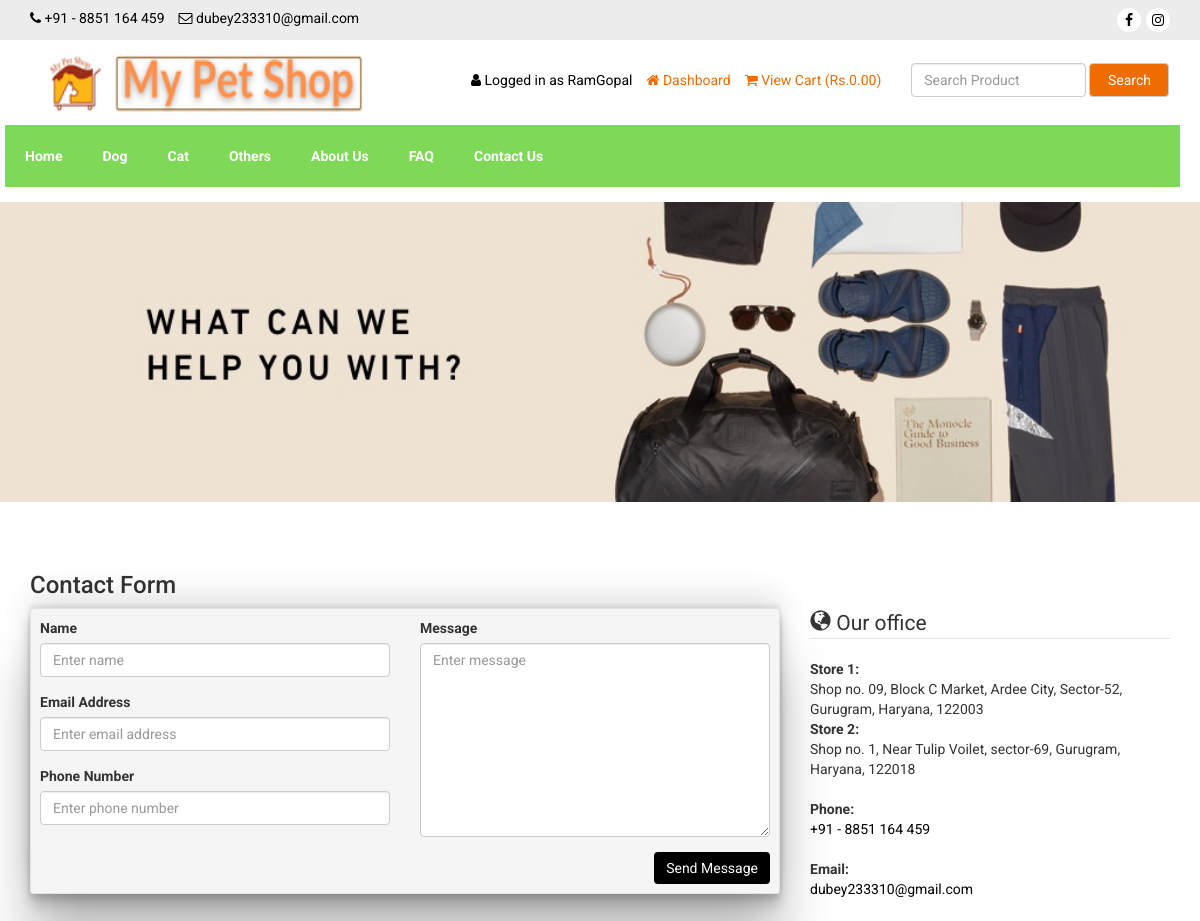
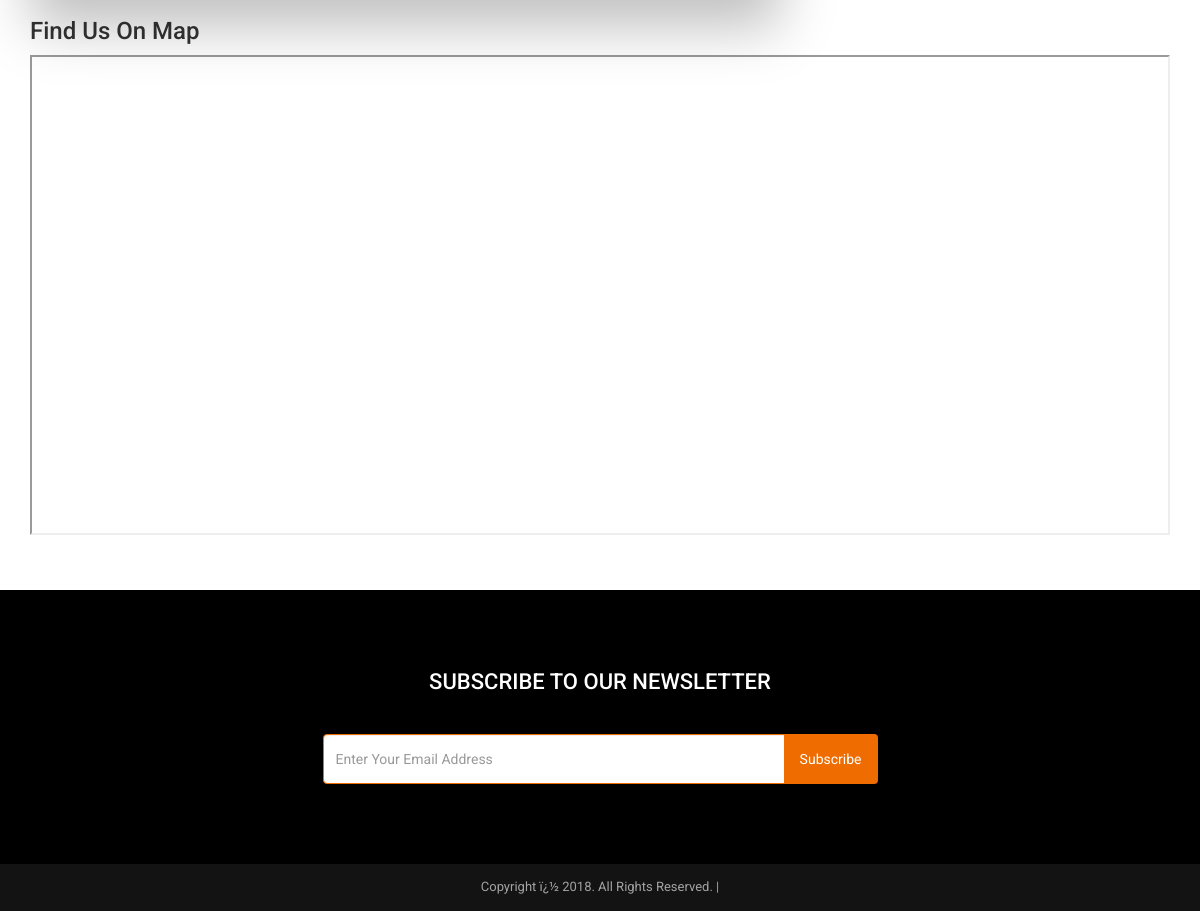
Page /contact.php (signed in) on the committed database (2 pictures, top to bottom).
### tables this page shows
CREATE TABLE `tbl_settings` (
  `id` int(11) NOT NULL,
  `logo` varchar(255) NOT NULL,
  `favicon` varchar(255) NOT NULL,
  `footer_about` text NOT NULL,
  `footer_copyright` text NOT NULL,
  `contact_address` text NOT NULL,
  `contact_email` varchar(255) NOT NULL,
  `contact_phone` varchar(255) NOT NULL,
  `contact_fax` varchar(255) NOT NULL,
  `contact_map_iframe` text NOT NULL,
  `receive_email` varchar(255) NOT NULL,
  `receive_email_subject` varchar(255) NOT NULL,
  `receive_email_thank_you_message` text NOT NULL,
  `forget_password_message` text NOT NULL,
  `total_recent_post_footer` int(10) NOT NULL,
  `total_popular_post_footer` int(10) NOT NULL,
  `total_recent_post_sidebar` int(11) NOT NULL,
  `total_popular_post_sidebar` int(11) NOT NULL,
  `total_featured_product_home` int(11) NOT NULL,
  `total_latest_product_home` int(11) NOT NULL,
  `total_popular_product_home` int(11) NOT NULL,
  `meta_title_home` text NOT NULL,
  `meta_keyword_home` text NOT NULL,
  `meta_description_home` text NOT NULL,
  `banner_login` varchar(255) NOT NULL,
  `banner_registration` varchar(255) NOT NULL,
  `banner_forget_password` varchar(255) NOT NULL,
  `banner_reset_password` varchar(255) NOT NULL,
  `banner_search` varchar(255) NOT NULL,
  `banner_cart` varchar(255) NOT NULL,
  `banner_checkout` varchar(255) NOT NULL,
  `banner_product_category` varchar(255) NOT NULL,
  `banner_blog` varchar(255) NOT NULL,
  `cta_title` varchar(255) NOT NULL,
  `cta_content` text NOT NULL,
  `cta_read_more_text` varchar(255) NOT NULL,
  `cta_read_more_url` varchar(255) NOT NULL,
  `cta_photo` varchar(255) NOT NULL,
  `featured_product_title` varchar(255) NOT NULL,
  `featured_product_subtitle` varchar(255) NOT NULL,
  `latest_product_title` varchar(255) NOT NULL,
  `latest_product_subtitle` varchar(255) NOT NULL,
  `popular_product_title` varchar(255) NOT NULL,
  `popular_product_subtitle` varchar(255) NOT NULL,
  `testimonial_title` varchar(255) NOT NULL,
  `testimonial_subtitle` varchar(255) NOT NULL,
  `testimonial_photo` varchar(255) NOT NULL,
  `blog_title` varchar(255) NOT NULL,
  `blog_subtitle` varchar(255) NOT NULL,
  `newsletter_text` text NOT NULL,
  `paypal_email` varchar(255) NOT NULL,
  `stripe_public_key` varchar(255) NOT NULL,
  `stripe_secret_key` varchar(255) NOT NULL,
  `bank_detail` text NOT NULL,
  `before_head` text NOT NULL,
  `after_body` text NOT NULL,
  `before_body` text NOT NULL,
  `home_service_on_off` int(11) NOT NULL,
  `home_welcome_on_off` int(11) NOT NULL,
  `home_featured_product_on_off` int(11) NOT NULL,
  `home_latest_product_on_off` int(11) NOT NULL,
  `home_popular_product_on_off` int(11) NOT NULL,
  `home_testimonial_on_off` int(11) NOT NULL,
  `home_blog_on_off` int(11) NOT NULL,
  `newsletter_on_off` int(11) NOT NULL,
  `ads_above_welcome_on_off` int(1) NOT NULL,
  `ads_above_featured_product_on_off` int(1) NOT NULL,
  `ads_above_latest_product_on_off` int(1) NOT NULL,
  `ads_above_popular_product_on_off` int(1) NOT NULL,
  `ads_above_testimonial_on_off` int(1) NOT NULL,
  `ads_category_sidebar_on_off` int(1) NOT NULL
);

CREATE TABLE `tbl_social` (
  `social_id` int(11) NOT NULL,
  `social_name` varchar(30) NOT NULL,
  `social_url` varchar(255) NOT NULL,
  `social_icon` varchar(30) NOT NULL
);

CREATE TABLE `tbl_top_category` (
  `tcat_id` int(11) NOT NULL,
  `tcat_name` varchar(255) NOT NULL,
  `show_on_menu` int(1) NOT NULL
);

CREATE TABLE `tbl_page` (
  `id` int(11) NOT NULL,
  `about_title` varchar(255) NOT NULL,
  `about_content` text NOT NULL,
  `about_banner` varchar(255) NOT NULL,
  `about_meta_title` varchar(255) NOT NULL,
  `about_meta_keyword` text NOT NULL,
  `about_meta_description` text NOT NULL,
  `faq_title` varchar(255) NOT NULL,
  `faq_banner` varchar(255) NOT NULL,
  `faq_meta_title` varchar(255) NOT NULL,
  `faq_meta_keyword` text NOT NULL,
  `faq_meta_description` text NOT NULL,
  `blog_title` varchar(255) NOT NULL,
  `blog_banner` varchar(255) NOT NULL,
  `blog_meta_title` varchar(255) NOT NULL,
  `blog_meta_keyword` text NOT NULL,
  `blog_meta_description` text NOT NULL,
  `contact_title` varchar(255) NOT NULL,
  `contact_banner` varchar(255) NOT NULL,
  `contact_meta_title` varchar(255) NOT NULL,
  `contact_meta_keyword` text NOT NULL,
  `contact_meta_description` text NOT NULL,
  `pgallery_title` varchar(255) NOT NULL,
  `pgallery_banner` varchar(255) NOT NULL,
  `pgallery_meta_title` varchar(255) NOT NULL,
  `pgallery_meta_keyword` text NOT NULL,
  `pgallery_meta_description` text NOT NULL,
  `vgallery_title` varchar(255) NOT NULL,
  `vgallery_banner` varchar(255) NOT NULL,
  `vgallery_meta_title` varchar(255) NOT NULL,
  `vgallery_meta_keyword` text NOT NULL,
  `vgallery_meta_description` text NOT NULL
);

### contact.php (the view, shortened to what this page needs)
<?php require_once('header.php'); ?>
<?php
$statement = $pdo->prepare("SELECT * FROM tbl_page WHERE id=1");
$statement->execute();
$result = $statement->fetchAll(PDO::FETCH_ASSOC);
foreach ($result as $row) {
    $contact_banner = $row['contact_banner'];
}
$statement = $pdo->prepare("SELECT * FROM tbl_settings WHERE id=1");
$statement->execute();
$result = $statement->fetchAll(PDO::FETCH_ASSOC);
foreach ($result as $row) {
    $contact_map_iframe = $row['contact_map_iframe'];
    $contact_email = $row['contact_email'];
    $contact_phone = $row['contact_phone'];
    $contact_address = $row['contact_address'];
}
?>
<div class="page-banner" style="background-image: url(assets/uploads/<?php echo $contact_banner; ?>);">
</div>
<div class="page">
    <div class="container">
        <div class="row">
            <div class="col-md-12">
                <h3>Contact Form</h3>
                <div class="row cform">
                    <div class="col-md-8">
                        <div class="well well-sm">
                            <form action="" method="post">
                            <div class="row">
                                <div class="col-md-6">
                                    <div class="form-group">
                                        <label for="name">Name</label>
                                        <input type="text" class="form-control" name="visitor_name" placeholder="Enter name">
                                    </div>
                                    <div class="form-group">
                                        <label for="email">Email Address</label>
                                        <input type="email" class="form-control" name="visitor_email" placeholder="Enter email address">
                                    </div>
                                    <div class="form-group">
                                        <label for="email">Phone Number</label>
                                        <input type="text" class="form-control" name="visitor_phone" placeholder="Enter phone number">
                                    </div>
                                </div>
                                <div class="col-md-6">
                                    <div class="form-group">
                                        <label for="name">Message</label>
                                        <textarea name="visitor_message" class="form-control" rows="9" cols="25" placeholder="Enter message"></textarea>
                                    </div>
                                </div>
                                <div class="col-md-12">
                                    <input type="submit" value="Send Message" class="btn btn-primary pull-right" name="form_contact">
                                </div>
                            </div>
                            </form>
                        </div>
                    </div>
                    <div class="col-md-4">
                        <legend><span class="glyphicon glyphicon-globe"></span> Our office</legend>
                        <address>
                            <?php echo nl2br($contact_address); ?>
                        </address>
                        <address>
                            <strong>Phone:</strong><br>
                            <span><?php echo $contact_phone; ?></span>
                        </address>
                        <address>
                            <strong>Email:</strong><br>
                            <a href="mailto:<?php echo $contact_email; ?>"><span><?php echo $contact_email; ?></span></a>
                        </address>
                    </div>
                </div>
                <h3>Find Us On Map</h3>
                <?php echo $contact_map_iframe; ?>
            </div>
        </div>
    </div>
</div>
<?php require_once('footer.php'); ?>

### header.php (shortened to what this page needs)
<?php
include("admin/inc/config.php");
$statement = $pdo->prepare("SELECT * FROM tbl_settings WHERE id=1");
$statement->execute();
$result = $statement->fetchAll(PDO::FETCH_ASSOC);
foreach ($result as $row)
{
	$logo = $row['logo'];
	$contact_email = $row['contact_email'];
	$contact_phone = $row['contact_phone'];
}
?>
<!DOCTYPE html>
<html lang="en">
<head>
	<link rel="stylesheet" href="assets/css/bootstrap.min.css">
	<link rel="stylesheet" href="assets/css/font-awesome.min.css">
	<link rel="stylesheet" href="assets/css/owl.carousel.min.css">
	<link rel="stylesheet" href="assets/css/owl.theme.default.min.css">
	<link rel="stylesheet" href="assets/css/jquery.bxslider.min.css">
    <link rel="stylesheet" href="assets/css/magnific-popup.css">
    <link rel="stylesheet" href="assets/css/rating.css">
	<link rel="stylesheet" href="assets/css/spacing.css">
	<link rel="stylesheet" href="assets/css/bootstrap-touch-slider.css">
	<link rel="stylesheet" href="assets/css/animate.min.css">
	<link rel="stylesheet" href="assets/css/tree-menu.css">
	<link rel="stylesheet" href="assets/css/select2.min.css">
	<link rel="stylesheet" href="assets/css/main.css">
	<link rel="stylesheet" href="assets/css/responsive.css">
	<?php
	$statement = $pdo->prepare("SELECT * FROM tbl_page WHERE id=1");
	$statement->execute();
	$result = $statement->fetchAll(PDO::FETCH_ASSOC);
		?>
</head>
<body>
<div class="top">
	<div class="container">
		<div class="row">
			<div class="col-md-6 col-6 col-xs-6">
				<div class="left">
					<ul>
						<a href="tel:+918851164459"><li><i class="fa fa-phone" ></i> <?php echo $contact_phone; ?></li></a>
						<a href="mailto:dubey233310@gmail.com"><li><i class="fa fa-envelope-o"></i> <?php echo $contact_email; ?></li></a>
					</ul>
				</div>
			</div>
			<div class="col-md-6 col-sm-5 col-xs-5">
				<div class="right">
					<ul>
						<?php
						$statement = $pdo->prepare("SELECT * FROM tbl_social");
						$statement->execute();
						$result = $statement->fetchAll(PDO::FETCH_ASSOC);
						foreach ($result as $row) {
							?>
							<?php if($row['social_url'] != ''): ?>
							<li><a style="background-color:white" href="<?php echo $row['social_url']; ?>"><i class="<?php echo $row['social_icon']; ?>"></i></a></li>
							<?php endif; ?>
							<?php
						}
						?>
					</ul>
				</div>
			</div>
		</div>
	</div>
</div>
<div class="header" >
	<div class="container">
		<div class="row inner">
			<div class="col-md-4 logo">
				<a href="index.php"><img src="assets/uploads/<?php echo $logo; ?>" alt="logo image"></a>
			</div>
			<div class="col-md-5 right">
				<ul>
					<?php
					if(isset($_SESSION['customer'])) {
						?>
						<li><i class="fa fa-user"></i> <?php echo LANG_VALUE_13; ?> <?php echo $_SESSION['customer']['cust_name']; ?></li>
						<li><a href="dashboard.php"><i class="fa fa-home"></i> <?php echo LANG_VALUE_89; ?></a></li>
						<?php
					} else {
						?>
						<li><a href="login.php"><i class="fa fa-sign-in"></i> <?php echo LANG_VALUE_9; ?></a></li>
						<li><a href="registration.php"><i class="fa fa-user-plus"></i> <?php echo LANG_VALUE_15; ?></a></li>
						<?php
					}
					?>
					<li><a href="cart.php"><i class="fa fa-shopping-cart"></i> <?php echo LANG_VALUE_19; ?> (<?php echo "Rs."; ?><?php
					if(isset($_SESSION['cart_p_id'])) {
						$table_total_price = 0;
						$i=0;
	                    foreach($_SESSION['cart_p_qty'] as $key => $value)
	                    {
	                        $i++;
	                        $arr_cart_p_qty[$i] = $value;
	                    }                    $i=0;
	                    foreach($_SESSION['cart_p_current_price'] as $key => $value)
	                    {
	                        $i++;
	                        $arr_cart_p_current_price[$i] = $value;
	                    }
	                    for($i=1;$i<=count($arr_cart_p_qty);$i++) {
	                    	$row_total_price = $arr_cart_p_current_price[$i]*$arr_cart_p_qty[$i];
	                        $table_total_price = $table_total_price + $row_total_price;
	                    }
						echo $table_total_price;
					} else {
						echo '0.00';
					}
					?>)</a></li>
				</ul>
			</div>
			<div class="col-md-3 search-area">
				<form class="navbar-form navbar-left" role="search" action="search-result.php" method="get">
					<div class="form-group">
						<input type="text" class="form-control search-top" placeholder="<?php echo LANG_VALUE_2; ?>" name="search_text">
					</div>
					<button type="submit" class="btn btn-default" style="background-color: #ef6c00;color:white" ><?php echo LANG_VALUE_3; ?></button>
				</form>
			</div>
		</div>
	</div>
</div>
<div class="nav" style="margin: 5px 20px 15px 20px;">
		<div class="row">
			<div class="col-md-12 pl_0 pr_0">
				<div class="menu-container" >
					<div class="menu"  >
						<ul>
							<li><a href="index.php">Home</a></li>
							<?php
							$statement = $pdo->prepare("SELECT * FROM tbl_top_category WHERE show_on_menu=1");
							$statement->execute();
							$result = $statement->fetchAll(PDO::FETCH_ASSOC);
							foreach ($result as $row) {
								?>
								<li ><a href="product-category.php?id=<?php echo $row['tcat_id']; ?>&type=top-category"><?php echo $row['tcat_name']; ?></a>
								</li>
								<?php
							}
							?>
							<?php
							$statement = $pdo->prepare("SELECT * FROM tbl_page WHERE id=1");
							$statement->execute();
							$result = $statement->fetchAll(PDO::FETCH_ASSOC);
							foreach ($result as $row) {
								$about_title = $row['about_title'];
								$faq_title = $row['faq_title'];
								$contact_title = $row['contact_title'];
							}
							?>
							<li><a href="about.php"><?php echo $about_title; ?></a></li>
							<li><a href="faq.php"><?php echo $faq_title; ?></a></li>
							<li><a href="contact.php"><?php echo $contact_title; ?></a></li>
						</ul>
					</div>
				</div>
			</div>
		</div>
	</div>

### footer.php (shortened to what this page needs)
<?php
$statement = $pdo->prepare("SELECT * FROM tbl_settings WHERE id=1");
$statement->execute();
$result = $statement->fetchAll(PDO::FETCH_ASSOC);
foreach ($result as $row)
{
	$footer_copyright = $row['footer_copyright'];
    $newsletter_on_off = $row['newsletter_on_off'];
}
?>
<?php if($newsletter_on_off == 1): ?>
<section class="home-newsletter">
	<div class="container">
		<div class="row">
			<div class="col-md-6 col-md-offset-3">
				<div class="single">
				<form action="" method="post">
					<h2><?php echo LANG_VALUE_93; ?></h2>
					<div class="input-group">
			        	<input type="email" class="form-control" placeholder="<?php echo LANG_VALUE_95; ?>" name="email_subscribe">
			         	<span class="input-group-btn">
			         	<button class="btn btn-theme" type="submit" name="form_subscribe"><?php echo LANG_VALUE_92; ?></button>
			         	</span>
			        </div>
				</div>
			</div>
		</div>
	</div>
</section>
<?php endif; ?>
<div class="footer-bottom">
	<div class="container">
		<div class="row">
			<div class="col-md-12 copyright">
				<?php echo $footer_copyright; ?>
			</div>
		</div>
	</div>
</div>
</body>
</html>

### rows in the picture
tbl_settings: contact_phone "+91 - 8851 164 459", contact_email "dubey233310@gmail.com", logo (picture), contact_address "Store 1: Shop no. 09, Block C Market, Ardee City, Sector-52, Gurugram, Haryana, 122003 Store 2: Shop no. 1, Near Tulip Voilet, sector-69, Gurugram, Haryana, 122018", footer_copyright "Copyright ï¿½ 2018. All Rights Reserved. |"
tbl_top_category: tcat_name "Dog"
tbl_top_category: tcat_name "Cat"
tbl_top_category: tcat_name "Others"
tbl_page: about_title "About Us", faq_title "FAQ", contact_title "Contact Us", contact_banner (picture)

### other values in the picture
LANG_VALUE_13 "Logged in as"
$_SESSION['customer']['cust_name'] "RamGopal"
LANG_VALUE_89 "Dashboard"
LANG_VALUE_19 "View Cart"
LANG_VALUE_3 "Search"
LANG_VALUE_93 "SUBSCRIBE TO OUR NEWSLETTER"
LANG_VALUE_92 "Subscribe"
